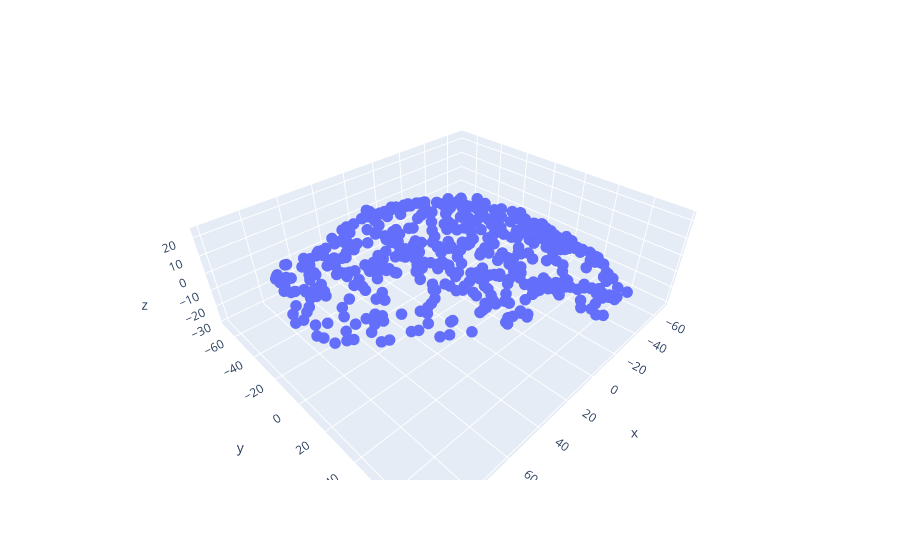

The notebook cell this image was saved under:
### Code cell
import open3d as o3d
import trimesh

sample_points = np.asarray(trimesh.sample.sample_surface(plot_hull, 512)[0])
fig = px.scatter_3d(x=sample_points[:, 0], y=sample_points[:, 1], z=sample_points[:, 2])
fig.update_traces(marker_size = 4)
fig.show()

### Figure 1 — Plotly figure (JSON) as saved in the notebook; plotly's stock layout.template omitted (floating-point values rounded to 4 significant figures; data arrays with more than 128 entries replaced by an {"elided": "..."} marker saying what was removed)
{"data": [{"hovertemplate": "x=%{x}<br>y=%{y}<br>z=%{z}<extra></extra>", "legendgroup": "", "marker": {"color": "#636efa", "size": 4, "symbol": "circle"}, "mode": "markers", "name": "", "scene": "scene", "showlegend": false, "type": "scatter3d", "x": {"elided": "512 float values"}, "y": {"elided": "512 float values"}, "z": {"elided": "512 float values"}}], "layout": {"autosize": true, "legend": {"tracegroupgap": 0}, "margin": {"t": 60}, "scene": {"aspectmode": "auto", "aspectratio": {"x": 1.524, "y": 1.335, "z": 0.4916}, "domain": {"x": [0, 1], "y": [0, 1]}, "xaxis": {"title": {"text": "x"}, "type": "linear"}, "yaxis": {"title": {"text": "y"}, "type": "linear"}, "zaxis": {"title": {"text": "z"}, "type": "linear"}}}}
